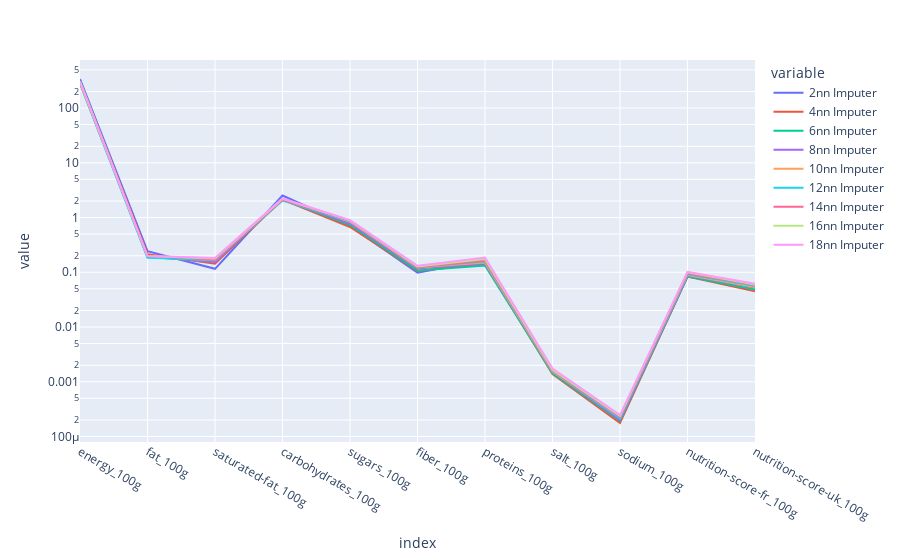

Source (notebook cell):
### Code cell
fig=px.line(data_frame=knn_errors.reset_index().melt(id_vars='index'),x='index',y='value',color='variable')
fig.update_yaxes(type='log')
fig.show()

### Figure 1 — Plotly figure (JSON) as saved in the notebook; plotly's stock layout.template omitted (floating-point values rounded to 4 significant figures)
{"data": [{"hovertemplate": "variable=2nn Imputer<br>index=%{x}<br>value=%{y}<extra></extra>", "legendgroup": "2nn Imputer", "line": {"color": "#636efa", "dash": "solid"}, "marker": {"symbol": "circle"}, "mode": "lines", "name": "2nn Imputer", "orientation": "v", "showlegend": true, "type": "scatter", "x": ["energy_100g", "fat_100g", "saturated-fat_100g", "carbohydrates_100g", "sugars_100g", "fiber_100g", "proteins_100g", "salt_100g", "sodium_100g", "nutrition-score-fr_100g", "nutrition-score-uk_100g"], "xaxis": "x", "y": [338.5, 0.2428, 0.1157, 2.524, 0.7021, 0.0986, 0.1668, 0.001488, 0.000193, 0.08371, 0.0578], "yaxis": "y"}, {"hovertemplate": "variable=4nn Imputer<br>index=%{x}<br>value=%{y}<extra></extra>", "legendgroup": "4nn Imputer", "line": {"color": "#EF553B", "dash": "solid"}, "marker": {"symbol": "circle"}, "mode": "lines", "name": "4nn Imputer", "orientation": "v", "showlegend": true, "type": "scatter", "x": ["energy_100g", "fat_100g", "saturated-fat_100g", "carbohydrates_100g", "sugars_100g", "fiber_100g", "proteins_100g", "salt_100g", "sodium_100g", "nutrition-score-fr_100g", "nutrition-score-uk_100g"], "xaxis": "x", "y": [317.6, 0.2146, 0.1429, 2.123, 0.6718, 0.1057, 0.1431, 0.001383, 0.000177, 0.08392, 0.04483], "yaxis": "y"}, {"hovertemplate": "variable=6nn Imputer<br>index=%{x}<br>value=%{y}<extra></extra>", "legendgroup": "6nn Imputer", "line": {"color": "#00cc96", "dash": "solid"}, "marker": {"symbol": "circle"}, "mode": "lines", "name": "6nn Imputer", "orientation": "v", "showlegend": true, "type": "scatter", "x": ["energy_100g", "fat_100g", "saturated-fat_100g", "carbohydrates_100g", "sugars_100g", "fiber_100g", "proteins_100g", "salt_100g", "sodium_100g", "nutrition-score-fr_100g", "nutrition-score-uk_100g"], "xaxis": "x", "y": [327.1, 0.1927, 0.1537, 2.157, 0.7318, 0.1079, 0.1332, 0.001431, 0.0001937, 0.08355, 0.04817], "yaxis": "y"}, {"hovertemplate": "variable=8nn Imputer<br>index=%{x}<br>value=%{y}<extra></extra>", "legendgroup": "8nn Imputer", "line": {"color": "#ab63fa", "dash": "solid"}, "marker": {"symbol": "circle"}, "mode": "lines", "name": "8nn Imputer", "orientation": "v", "showlegend": true, "type": "scatter", "x": ["energy_100g", "fat_100g", "saturated-fat_100g", "carbohydrates_100g", "sugars_100g", "fiber_100g", "proteins_100g", "salt_100g", "sodium_100g", "nutrition-score-fr_100g", "nutrition-score-uk_100g"], "xaxis": "x", "y": [313.1, 0.1967, 0.1547, 2.154, 0.7775, 0.1177, 0.1446, 0.001513, 0.0002027, 0.08681, 0.05258], "yaxis": "y"}, {"hovertemplate": "variable=10nn Imputer<br>index=%{x}<br>value=%{y}<extra></extra>", "legendgroup": "10nn Imputer", "line": {"color": "#FFA15A", "dash": "solid"}, "marker": {"symbol": "circle"}, "mode": "lines", "name": "10nn Imputer", "orientation": "v", "showlegend": true, "type": "scatter", "x": ["energy_100g", "fat_100g", "saturated-fat_100g", "carbohydrates_100g", "sugars_100g", "fiber_100g", "proteins_100g", "salt_100g", "sodium_100g", "nutrition-score-fr_100g", "nutrition-score-uk_100g"], "xaxis": "x", "y": [286.5, 0.1901, 0.1652, 2.103, 0.8433, 0.1222, 0.1502, 0.001541, 0.0002167, 0.08947, 0.0538], "yaxis": "y"}, {"hovertemplate": "variable=12nn Imputer<br>index=%{x}<br>value=%{y}<extra></extra>", "legendgroup": "12nn Imputer", "line": {"color": "#19d3f3", "dash": "solid"}, "marker": {"symbol": "circle"}, "mode": "lines", "name": "12nn Imputer", "orientation": "v", "showlegend": true, "type": "scatter", "x": ["energy_100g", "fat_100g", "saturated-fat_100g", "carbohydrates_100g", "sugars_100g", "fiber_100g", "proteins_100g", "salt_100g", "sodium_100g", "nutrition-score-fr_100g", "nutrition-score-uk_100g"], "xaxis": "x", "y": [282.1, 0.1844, 0.1691, 2.055, 0.8659, 0.1247, 0.1578, 0.00161, 0.0002157, 0.09188, 0.05666], "yaxis": "y"}, {"hovertemplate": "variable=14nn Imputer<br>index=%{x}<br>value=%{y}<extra></extra>", "legendgroup": "14nn Imputer", "line": {"color": "#FF6692", "dash": "solid"}, "marker": {"symbol": "circle"}, "mode": "lines", "name": "14nn Imputer", "orientation": "v", "showlegend": true, "type": "scatter", "x": ["energy_100g", "fat_100g", "saturated-fat_100g", "carbohydrates_100g", "sugars_100g", "fiber_100g", "proteins_100g", "salt_100g", "sodium_100g", "nutrition-score-fr_100g", "nutrition-score-uk_100g"], "xaxis": "x", "y": [290.1, 0.1996, 0.1712, 2.115, 0.8811, 0.1256, 0.1632, 0.001612, 0.0002277, 0.09503, 0.05893], "yaxis": "y"}, {"hovertemplate": "variable=16nn Imputer<br>index=%{x}<br>value=%{y}<extra></extra>", "legendgroup": "16nn Imputer", "line": {"color": "#B6E880", "dash": "solid"}, "marker": {"symbol": "circle"}, "mode": "lines", "name": "16nn Imputer", "orientation": "v", "showlegend": true, "type": "scatter", "x": ["energy_100g", "fat_100g", "saturated-fat_100g", "carbohydrates_100g", "sugars_100g", "fiber_100g", "proteins_100g", "salt_100g", "sodium_100g", "nutrition-score-fr_100g", "nutrition-score-uk_100g"], "xaxis": "x", "y": [299.0, 0.1976, 0.1785, 2.19, 0.8882, 0.1279, 0.1739, 0.001647, 0.0002375, 0.1005, 0.05945], "yaxis": "y"}, {"hovertemplate": "variable=18nn Imputer<br>index=%{x}<br>value=%{y}<extra></extra>", "legendgroup": "18nn Imputer", "line": {"color": "#FF97FF", "dash": "solid"}, "marker": {"symbol": "circle"}, "mode": "lines", "name": "18nn Imputer", "orientation": "v", "showlegend": true, "type": "scatter", "x": ["energy_100g", "fat_100g", "saturated-fat_100g", "carbohydrates_100g", "sugars_100g", "fiber_100g", "proteins_100g", "salt_100g", "sodium_100g", "nutrition-score-fr_100g", "nutrition-score-uk_100g"], "xaxis": "x", "y": [308.6, 0.198, 0.1817, 2.233, 0.8982, 0.1318, 0.1853, 0.00174, 0.0002455, 0.1023, 0.0618], "yaxis": "y"}], "layout": {"legend": {"title": {"text": "variable"}, "tracegroupgap": 0}, "margin": {"t": 60}, "xaxis": {"anchor": "y", "domain": [0, 1], "title": {"text": "index"}}, "yaxis": {"anchor": "x", "domain": [0, 1], "title": {"text": "value"}, "type": "log"}}}
